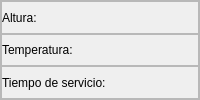
                           <widget class="QFrame" name="frame_20">
                            <property name="maximumSize">
                             <size>
                              <width>200</width>
                              <height>16777215</height>
                             </size>
                            </property>
                            <property name="frameShape">
                             <enum>QFrame::StyledPanel</enum>
                            </property>
                            <property name="frameShadow">
                             <enum>QFrame::Raised</enum>
                            </property>
                            <layout class="QVBoxLayout" name="verticalLayout_52">
                             <property name="spacing">
                              <number>0</number>
                             </property>
                             <property name="leftMargin">
                              <number>0</number>
                             </property>
                             <property name="topMargin">
                              <number>0</number>
                             </property>
                             <property name="rightMargin">
                              <number>0</number>
                             </property>
                             <property name="bottomMargin">
                              <number>0</number>
                             </property>
                             <item>
                              <widget class="QFrame" name="frame_25">
                               <property name="frameShape">
                                <enum>QFrame::StyledPanel</enum>
                               </property>
                               <property name="frameShadow">
                                <enum>QFrame::Raised</enum>
                               </property>
                               <layout class="QHBoxLayout" name="horizontalLayout_77">
                                <property name="spacing">
                                 <number>0</number>
                                </property>
                                <property name="leftMargin">
                                 <number>0</number>
                                </property>
                                <property name="topMargin">
                                 <number>0</number>
                                </property>
                                <property name="rightMargin">
                                 <number>0</number>
                                </property>
                                <property name="bottomMargin">
                                 <number>0</number>
                                </property>
                                <item>
                                 <widget class="QLabel" name="label_25">
                                  <property name="text">
                                   <string>Altura: </string>
                                  </property>
                                 </widget>
                                </item>
                                <item>
                                 <widget class="QLabel" name="altura_proyecto">
                                  <property name="text">
                                   <string/>
                                  </property>
                                 </widget>
                                </item>
                                <item>
                                 <spacer name="horizontalSpacer_46">
                                  <property name="orientation">
                                   <enum>Qt::Horizontal</enum>
                                  </property>
                                  <property name="sizeHint" stdset="0">
                                   <size>
                                    <width>119</width>
                                    <height>20</height>
                                   </size>
                                  </property>
                                 </spacer>
                                </item>
                               </layout>
                              </widget>
                             </item>
                             <item>
                              <widget class="QFrame" name="frame_26">
                               <property name="frameShape">
                                <enum>QFrame::StyledPanel</enum>
                               </property>
                               <property name="frameShadow">
                                <enum>QFrame::Raised</enum>
                               </property>
                               <layout class="QHBoxLayout" name="horizontalLayout_78">
                                <property name="spacing">
                                 <number>0</number>
                                </property>
                                <property name="leftMargin">
                                 <number>0</number>
                                </property>
                                <property name="topMargin">
                                 <number>0</number>
                                </property>
                                <property name="rightMargin">
                                 <number>0</number>
                                </property>
                                <property name="bottomMargin">
                                 <number>0</number>
                                </property>
                                <item>
                                 <widget class="QLabel" name="label_27">
                                  <property name="text">
                                   <string>Temperatura: </string>
                                  </property>
                                 </widget>
                                </item>
                                <item>
                                 <widget class="QLabel" name="temperatura_proyecto">
                                  <property name="text">
                                   <string/>
                                  </property>
                                 </widget>
                                </item>
                                <item>
                                 <spacer name="horizontalSpacer_47">
                                  <property name="orientation">
                                   <enum>Qt::Horizontal</enum>
                                  </property>
                                  <property name="sizeHint" stdset="0">
                                   <size>
                                    <width>77</width>
                                    <height>20</height>
                                   </size>
                                  </property>
                                 </spacer>
                                </item>
                               </layout>
                              </widget>
                             </item>
                             <item>
                              <widget class="QFrame" name="frame_27">
                               <property name="frameShape">
                                <enum>QFrame::StyledPanel</enum>
                               </property>
                               <property name="frameShadow">
                                <enum>QFrame::Raised</enum>
                               </property>
                               <layout class="QHBoxLayout" name="horizontalLayout_79">
                                <property name="spacing">
                                 <number>0</number>
                                </property>
                                <property name="leftMargin">
                                 <number>0</number>
                                </property>
                                <property name="topMargin">
                                 <number>0</number>
                                </property>
                                <property name="rightMargin">
                                 <number>0</number>
                                </property>
                                <property name="bottomMargin">
                                 <number>0</number>
                                </property>
                                <item>
                                 <widget class="QLabel" name="label_29">
                                  <property name="text">
                                   <string>Tiempo de servicio: </string>
                                  </property>
                                 </widget>
                                </item>
                                <item>
                                 <widget class="QLabel" name="tiempo_servicio_proyecto">
                                  <property name="text">
                                   <string/>
                                  </property>
                                 </widget>
                                </item>
                                <item>
                                 <spacer name="horizontalSpacer_48">
                                  <property name="orientation">
                                   <enum>Qt::Horizontal</enum>
                                  </property>
                                  <property name="sizeHint" stdset="0">
                                   <size>
                                    <width>40</width>
                                    <height>20</height>
                                   </size>
                                  </property>
                                 </spacer>
                                </item>
                               </layout>
                              </widget>
                             </item>
                            </layout>
                           </widget>
